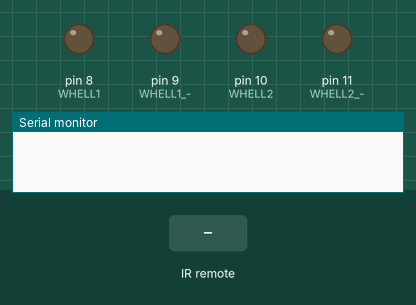
This sketch was run on a simulated Arduino Uno, built with avr-gcc and run on an emulated ATmega328P. Parts: output pins drawn as LEDs (lit = HIGH), the last lines printed to the serial monitor. The test bench sets the inputs (shaded band).

Above: at 1.2 s.
1.3 s: infrared code 0xFD8877 received
At 2.1 s:
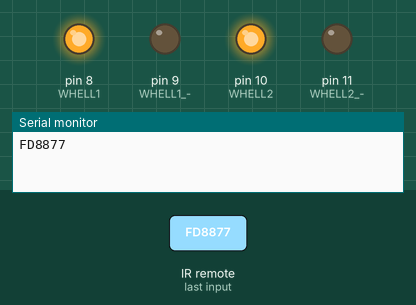
3.0 s: infrared code 0xFD28D7 received
At 3.3 s:
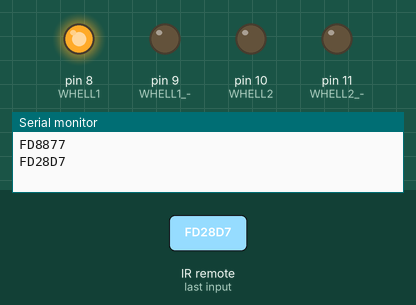
4.5 s: infrared code 0xFD9867 received
At 5.7 s:
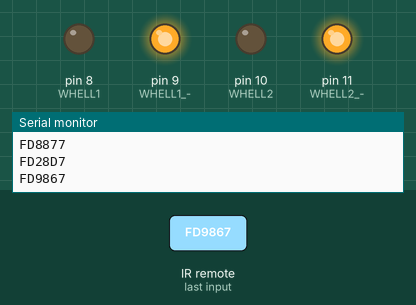
6.0 s: infrared code 0xFD6897 received
At 6.9 s:
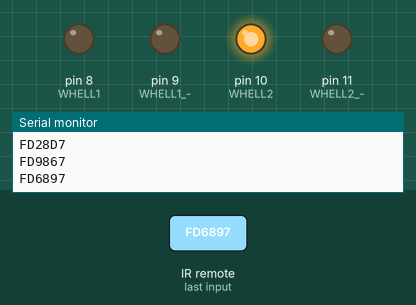
Timing chart, 0 to 8.5 s (numbered marks = the images above; inputs shaded):
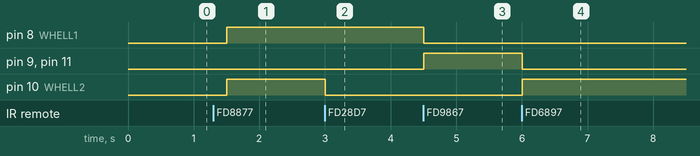

Measured:
- after the input at 1.3 s, pin 8 (WHELL1), pin 10 (WHELL2): LOW → HIGH after 0.20 s
- after the input at 3.0 s, pin 10 (WHELL2): HIGH → LOW at once
- after the input at 4.5 s, pin 8 (WHELL1): HIGH → LOW at once; pin 9 (WHELL1_-), pin 11 (WHELL2_-): LOW → HIGH at once
- after the input at 6.0 s, pin 9 (WHELL1_-), pin 11 (WHELL2_-): HIGH → LOW at once; pin 10 (WHELL2): LOW → HIGH at once

The sketch:

____RC_.ino
```cpp
#include <IRremote.h>

IRrecv myremocon(7);
decode_results result;

void setup()
{
  myremocon.enableIRIn();
  Serial.begin(9600);
  pinMode(8, OUTPUT); // WHELL1 +
  pinMode(9, OUTPUT); // WHELL1 -
  pinMode(10, OUTPUT); // WHELL2 +
  pinMode(11, OUTPUT); // WHELL2 -
}

void loop()
{
  if (myremocon.decode(&result))
  {
    Serial.println(result.value, HEX);


    if (result.value == 0xFD8877) // FRONT 2
    {
      digitalWrite (8, HIGH);
      digitalWrite (9, LOW);
      digitalWrite (10, HIGH);
      digitalWrite (11, LOW);
    }
    else if (result.value == 0xFD9867) // back 8
    {
     digitalWrite (8, LOW);
     digitalWrite (9, HIGH);
     digitalWrite (10, LOW);
     digitalWrite (11, HIGH);
    }
    else if (result.value == 0xFDA857) // STOP 5
    {
     digitalWrite (8, LOW);
     digitalWrite (9, LOW);
     digitalWrite (10, LOW);
     digitalWrite (11, LOW);
    }
    else if (result.value == 0xFD28D7) // LEFT 4
    {
     digitalWrite (8, HIGH);
     digitalWrite (9, LOW);
     digitalWrite (10, LOW);
     digitalWrite (11, LOW);
    }
    else if (result.value == 0xFD6897) // RIGHT 6
    {
     digitalWrite (8, LOW);
     digitalWrite (9, LOW);
     digitalWrite (10, HIGH);
     digitalWrite (11, LOW);
    }
    myremocon.resume(); // 다음 데이터 처리를 위해
  }
  delay(300); // 데이터가 깨짐을 방지하기 위해
}
```
